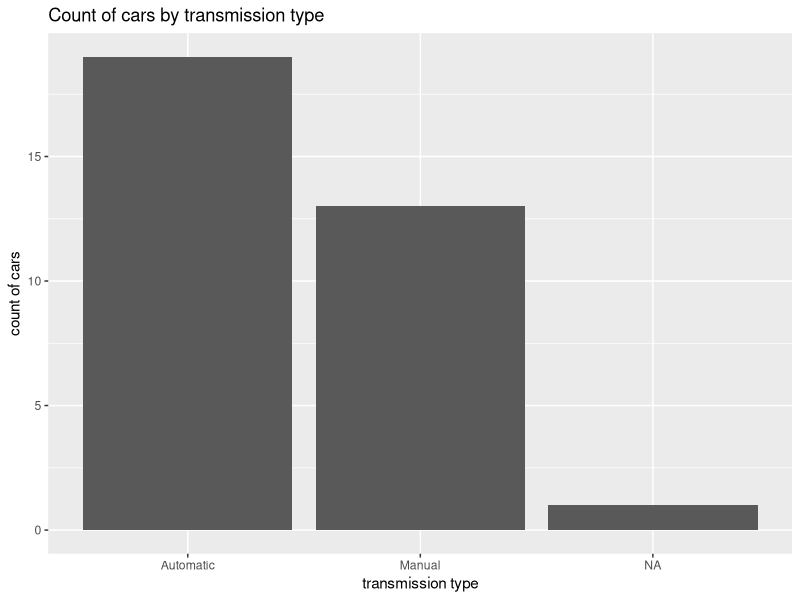
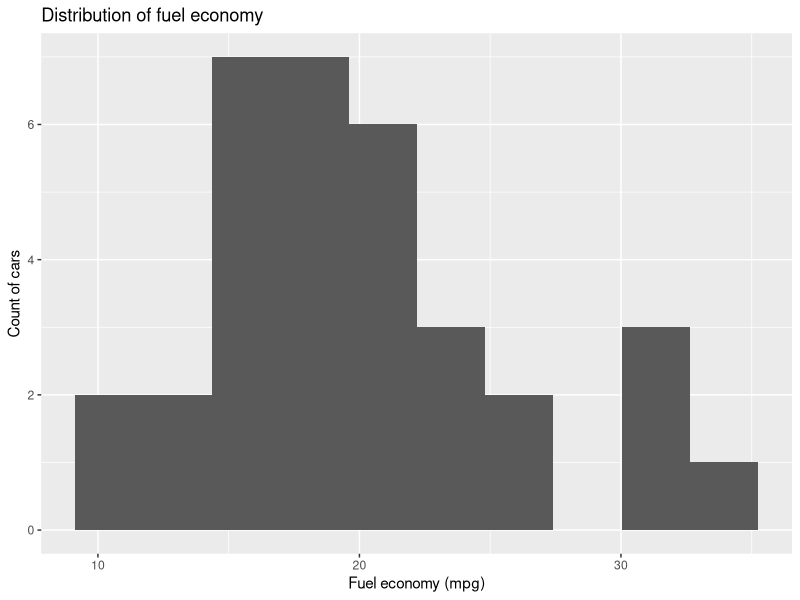
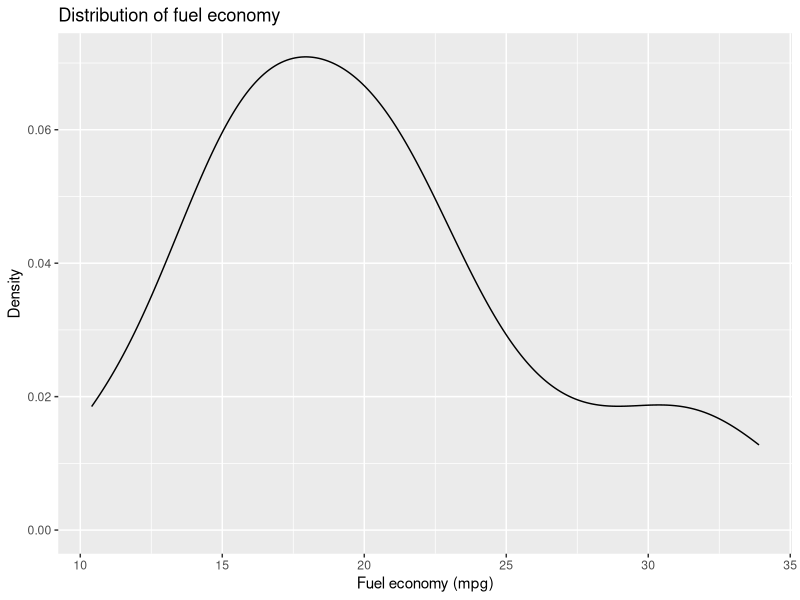
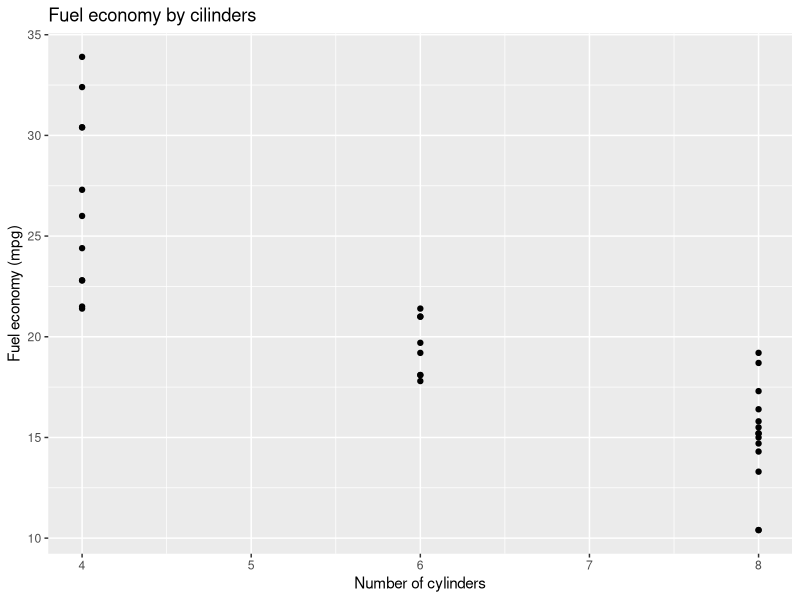

Reproduce these figures in R, in order.
setwd("/home/danielbastidas/git-repo/R-tutorial")

cars <- read.table(
  file = "cars.txt",
  header = TRUE,
  sep = "\t",
  quote = "\""
)

# peek of data
head(cars)

library(dplyr)

temp <- select(
  .data = cars,
  Transmission,
  Cylinders,
  Fuel.Economy
)

head(temp)

temp <- filter(
  .data = temp,
  Transmission == "Automatic"
)

head(temp)

# compute a new column in the data

temp <- mutate(
  .data = temp,
  Comsumption = Fuel.Economy * 0.425
)

head(temp)

# group data by column
temp <- group_by(
  .data = temp,
  Cylinders
)

head(temp)

# aggregate data based on groups
temp <- summarize(
  .data = temp,
  Avg.Comsumption = mean(Comsumption)
)

head(temp)

# sort the data
temp <- arrange(
  .data = temp,
  desc(Avg.Comsumption)
)

head(temp)

# convert temporary data to data frame
efficiency <- as.data.frame(temp)

print(efficiency)

# notice you can do all the same operations in kind of lambda expression way
efficiency2 <- cars %>%
  select(Transmission, Cylinders, Fuel.Economy) %>%
  filter(Transmission == "Automatic") %>%
  mutate(Comsumption = Fuel.Economy * 0.425) %>%
  group_by(Cylinders) %>%
  summarize(Avg.Comsumption = mean(Comsumption)) %>%
  arrange(desc(Avg.Comsumption)) %>%
  as.data.frame()

print(efficiency2)  

identical(efficiency, efficiency2)

# export the results to a file
write.csv(
  x = efficiency2,
  file = "fuel-efficiency.csv",
  row.names = FALSE
)

#################### applying descriptive statistics ####################

# create a frequency table
table(cars$Transmission)

# get the minimum value fro the data
min(cars$Fuel.Economy)

# get the maximum value fro the data
max(cars$Fuel.Economy)

# get the average value from some column in the data
mean(cars$Fuel.Economy)

# get the median value
median(cars$Fuel.Economy)

# get the quartiles
quantile(cars$Fuel.Economy)

# get the standard deviation
sd(cars$Fuel.Economy)

# sum all the values of a column
sum(cars$Fuel.Economy)

# get the correlation (how to values relate with each other). The result of the correlation can be read
# in the following way: correlation = -0.8494824 which means that there is a strong (near to -1) negative
# correlation. The fuel economy decreases while the number of cylinders increases. More cylinders, more 
# power, more fuel consumption
# look at the scatter plot that visualize the correlation between the number of cylinders and the fuel economy
cor(
  x = cars$Cylinders,
  y = cars$Fuel.Economy
)

summary(cars)

#################### visualizing data ####################

# install on of the visualization packages
install.packages("ggplot2")

# load the graphics library
library(ggplot2)

# create bar chart
ggplot(
  data = cars,
  aes(x = Transmission)) +
  geom_bar() +
  ggtitle("Count of cars by transmission type") +
  xlab("transmission type") +
  ylab("count of cars")
  
# create a histogram chart
ggplot(
  data = cars,
  aes(x = Fuel.Economy)) +
  geom_histogram( bins = 10) +
  ggtitle("Distribution of fuel economy") + 
  xlab("Fuel economy (mpg)") + 
  ylab("Count of cars")

# create a density plot
ggplot(
  data = cars,
  aes(x = Fuel.Economy)) +
  geom_density() +
  ggtitle("Distribution of fuel economy") + 
  xlab("Fuel economy (mpg)") + 
  ylab("Density")

# create a scatter plot to visualize correlation between variables. Note in the chart that we put the 
# predictor variable (the variable that we believe influence another variable) in the x axis
# We call outcome variable the variable in the y axis
# the correlation uses the straight line equation: y = m*x + b
# where m indicates how much y increases with each value of x
# and b is the value of y when x is zero
ggplot(
  data = cars,
  aes(x = Cylinders,
      y = Fuel.Economy)) +
  geom_point() + 
  ggtitle("Fuel economy by cilinders") +
  xlab("Number of cylinders") +
  ylab("Fuel economy (mpg)")
